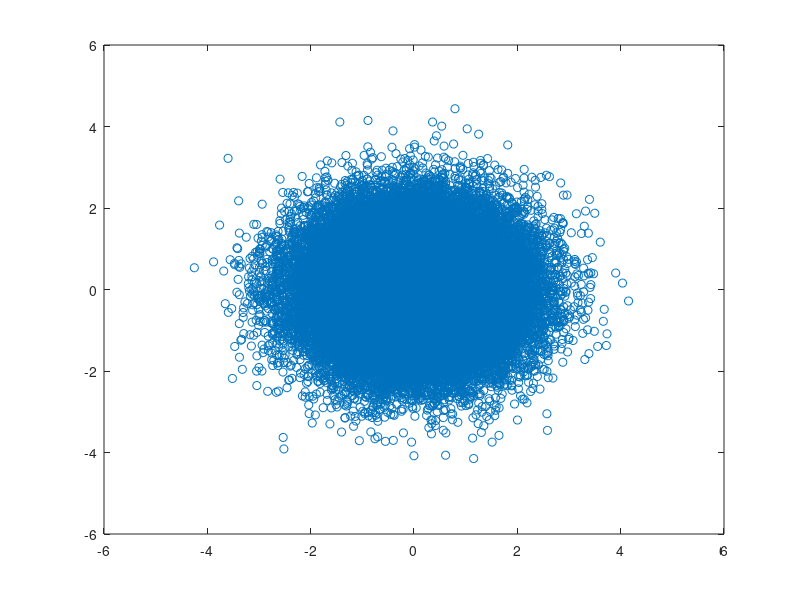
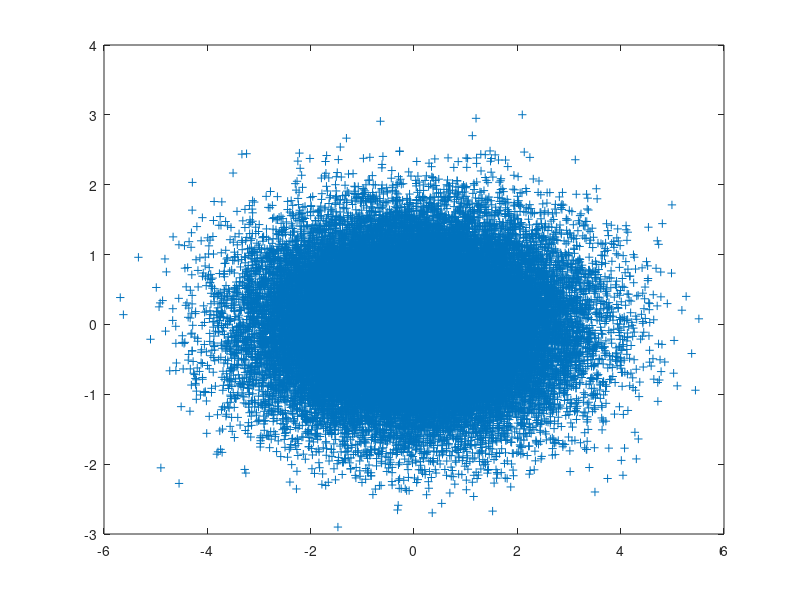

MATLAB code for these plots, in order:

% Multi variant gaussian parameters

mu_n = [0,0];
mu_p = [0,0];

sig_n = [1 0 ; 0 1];
sig_p = [2 0; 0 0.5];

rng default  % For reproducibility
nb_elem = 50000; % Number of elements for each gaussian 

N = mvnrnd(mu_n,sig_n,nb_elem);
P = mvnrnd(mu_p,sig_p,nb_elem);

figure
plot(N(:,1),N(:,2),'o')

figure 
plot (P(:,1),P(:,2),'+')

err = 0;

for i = 1:nb_elem
    if mvnpdf(N(i,:),mu_n,sig_n) < mvnpdf(N(i,:),mu_p,sig_p)
        err = err + 1;
    end
    if mvnpdf(P(i,:),mu_n,sig_n) > mvnpdf(P(i,:),mu_p,sig_p)
        err = err + 1;
    end
end

err = err/(nb_elem*2)
